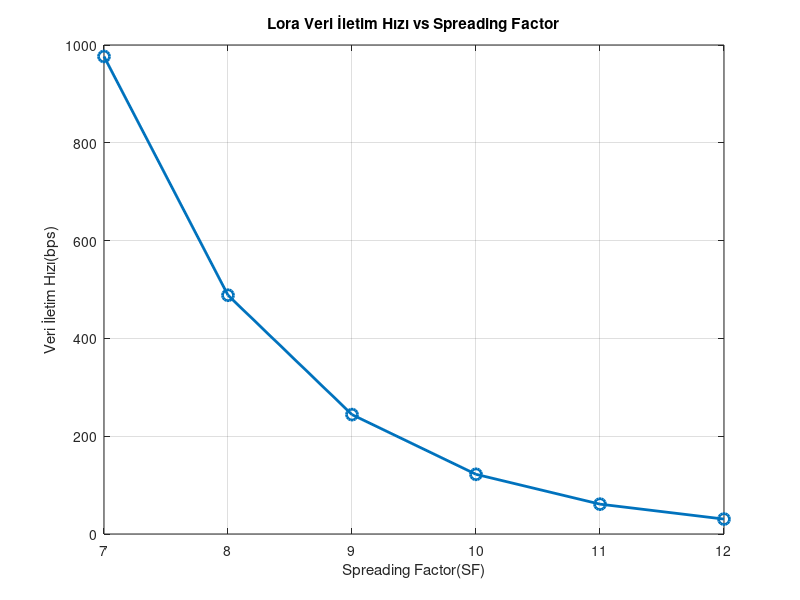

Write MATLAB code to recreate this figure.
% Bant genişliği (BW) ve spreading factor (SF) değerlerini tanımlayalım
BW = 125e3;  % 125 kHz (Hz cinsinden)
SF = 7:12;   % 7 ile 12 arasında spreading factor'lar

% Veri iletim hızını hesapla (bps)
data_rate = BW ./ (2.^SF);

%Sonuçları yazdırıcaz
disp("Her SF için veri iletim hızı(bps)");

disp(data_rate);

%Grafigi Çiz
figure;
%circle modellemesiyle gösteriyor.
plot(SF,data_rate,'-o' , 'LineWidth',2,'MarkerSize',8);
xlabel("Spreading Factor(SF)");
ylabel("Veri İletim Hızı(bps)");
title("Lora Veri İletim Hızı vs Spreading Factor");
grid on;